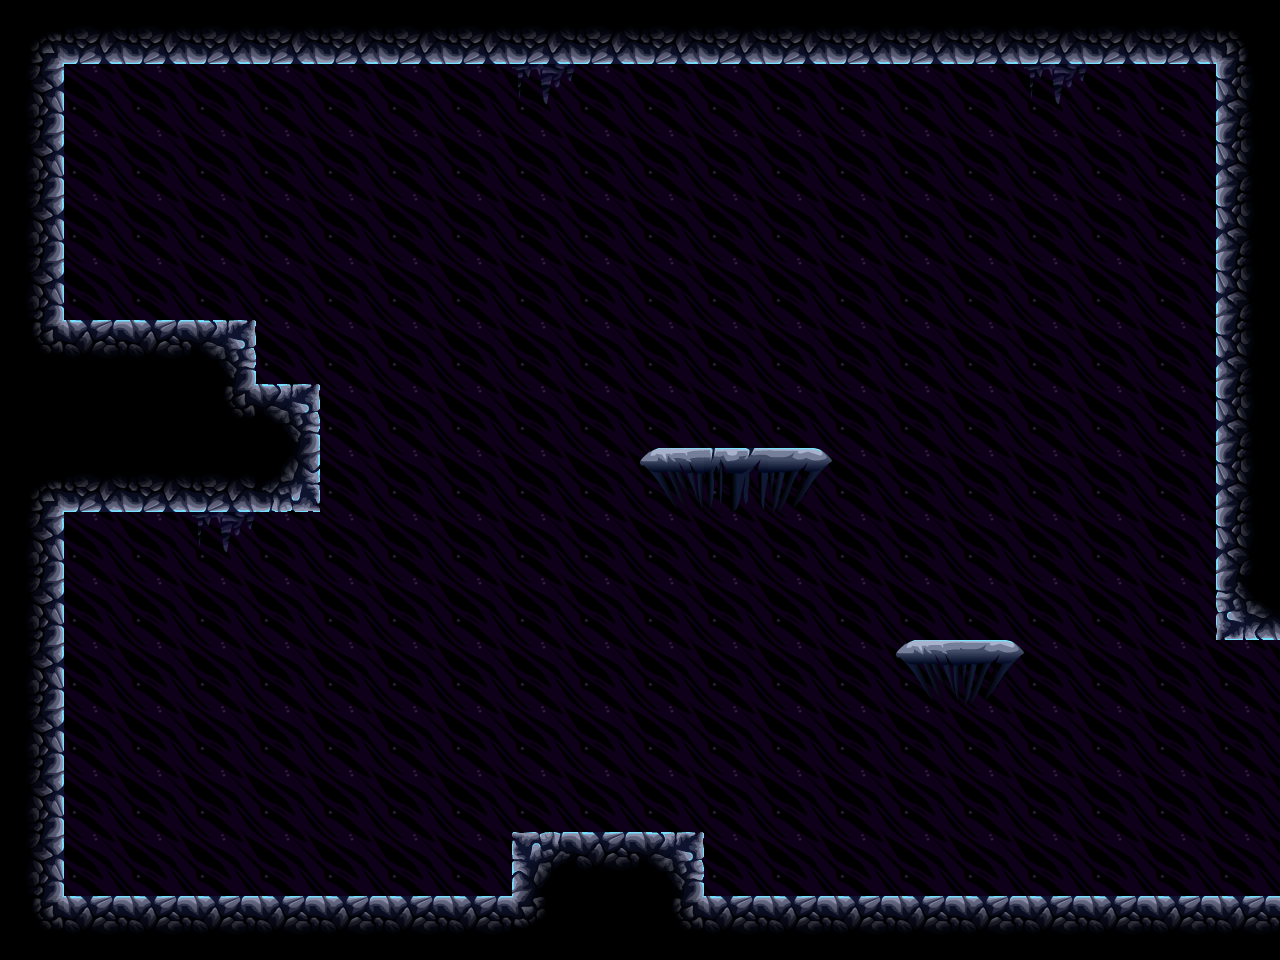

The image is a tile-based game level rendered from a .tmx file. Its description and source (layers, tilesets, objects; grid data summarised) follow:
An orthogonal 20x15 tile map with 64x64 px tiles, 3 tile layers (Background, bg2, Level) and 9 objects (8x spawner, door).

<map version="1.0" orientation="orthogonal" width="20" height="15" tilewidth="64" tileheight="64">
 <tileset firstgid="1" name="tiles" tilewidth="64" tileheight="64">
  <image source="../../images/tilesets/cave1.png" width="512" height="1024" />
  <terraintypes>
   <terrain name="crossable" tile="13" />
   <terrain name="crossable" tile="14" />
   <terrain name="crossable" tile="15" />
  </terraintypes>
 </tileset>
 <layer name="Background" width="20" height="15">
  <properties>
   <property name="nocollide" value="true" />
   <property name="tileset" value="tiles" />
  </properties>
  <data>[300 cells, 295 non-empty, 1 distinct tile ids]</data>
 </layer>
 <layer name="bg2" width="20" height="15">
  <properties>
   <property name="nocollide" value="true" />
   <property name="tileset" value="tiles" />
  </properties>
  <data>[300 cells, 3 non-empty, 1 distinct tile ids]</data>
 </layer>
 <layer name="Level" width="20" height="15">
  <properties>
   <property name="tileset" value="tiles" />
  </properties>
  <data>[300 cells, 77 non-empty, 15 distinct tile ids]</data>
 </layer>
 <objectgroup name="doors" width="20" height="15">
  <object name="door" type="door" gid="19" x="1216" y="704">
   <properties>
    <property name="direction" value="right" />
   </properties>
  </object>
 </objectgroup>
 <objectgroup name="spawners" width="20" height="15">
  <object name="spawner" type="spawner" gid="35" x="1060" y="201">
   <properties>
    <property name="enemy" value="f" />
   </properties>
  </object>
  <object name="spawner" type="spawner" gid="35" x="450" y="241">
   <properties>
    <property name="enemy" value="f" />
   </properties>
  </object>
  <object name="spawner" type="spawner" gid="35" x="472" y="567">
   <properties>
    <property name="enemy" value="f" />
   </properties>
  </object>
  <object name="spawner" type="spawner" gid="35" x="788" y="287">
   <properties>
    <property name="enemy" value="f" />
   </properties>
  </object>
  <object name="spawner" type="spawner" gid="35" x="705" y="433">
   <properties>
    <property name="enemy" value="w" />
   </properties>
  </object>
  <object name="spawner" type="spawner" gid="35" x="960" y="589">
   <properties>
    <property name="enemy" value="w" />
   </properties>
  </object>
  <object name="spawner" type="spawner" gid="35" x="290" y="848">
   <properties>
    <property name="enemy" value="w" />
   </properties>
  </object>
  <object name="spawner" type="spawner" gid="35" x="148" y="273">
   <properties>
    <property name="enemy" value="w" />
   </properties>
  </object>
 </objectgroup>
</map>
